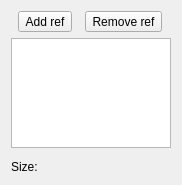
<?xml version="1.0" encoding="UTF-8"?>
<ui version="4.0">
 <class>PartDesignGui::TaskChamferParameters</class>
 <widget class="QWidget" name="PartDesignGui::TaskChamferParameters">
  <property name="geometry">
   <rect>
    <x>0</x>
    <y>0</y>
    <width>182</width>
    <height>185</height>
   </rect>
  </property>
  <property name="windowTitle">
   <string>Form</string>
  </property>
  <layout class="QVBoxLayout" name="verticalLayout">
   <item>
    <layout class="QHBoxLayout" name="horizontalLayout">
     <item>
      <widget class="QToolButton" name="buttonRefAdd">
       <property name="text">
        <string>Add ref</string>
       </property>
       <property name="checkable">
        <bool>true</bool>
       </property>
      </widget>
     </item>
     <item>
      <widget class="QToolButton" name="buttonRefRemove">
       <property name="text">
        <string>Remove ref</string>
       </property>
       <property name="checkable">
        <bool>true</bool>
       </property>
      </widget>
     </item>
    </layout>
   </item>
   <item>
    <widget class="QListWidget" name="listWidgetReferences"/>
   </item>
   <item>
      <widget class="Gui::QuantitySpinBox" name="chamferDistance"/>
   </item>
   <item>
    <widget class="QLabel" name="label">
     <property name="text">
      <string>Size:</string>
     </property>
    </widget>
   </item>
  </layout>
 </widget>
 <customwidgets>
  <customwidget>
   <class>Gui::QuantitySpinBox</class>
   <extends>QWidget</extends>
   <header>Gui/QuantitySpinBox.h</header>
  </customwidget>
 </customwidgets>
 <resources/>
 <connections/>
</ui>
